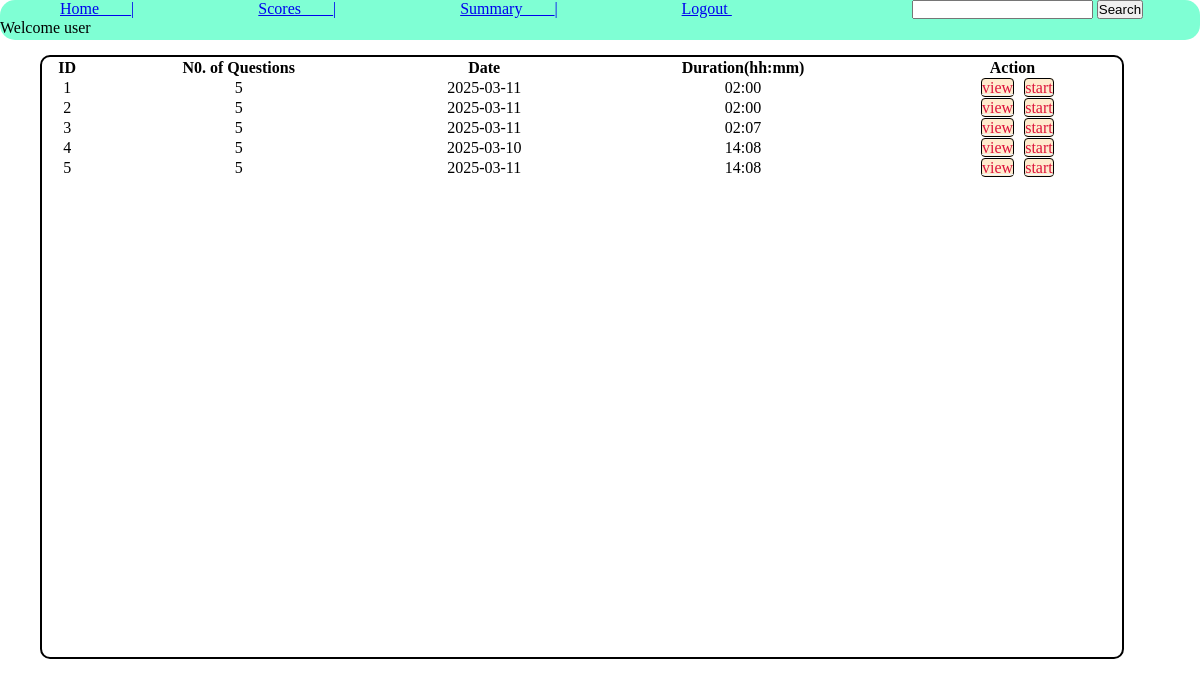
Page /user/1 on the committed database.
### tables this page shows
CREATE TABLE quiz(
    id INTEGER PRIMARY KEY AUTOINCREMENT,
    chapter_id INTEGER,
    date_of_quiz DATE,
    time_duration TIME,
    remarks TEXT,
    FOREIGN KEY(chapter_id) REFERENCES chapter(id)
);

### app.py (the view)
@app.route('/user/<id>')
def user(id):
    rep = get_qz_d()
    return render_template('user.html',u=id,a=rep,x=len(get_qz_d()[1]))

### database.py (called while the page is built)
def get_qz_d():
    con = sqlite3.connect('database.sqlite3')
    cur = con.cursor()
    query="SELECT * FROM quiz"
    cur.execute(query)
    f=cur.fetchall()
    query = f"SELECT COUNT(id),quiz_id FROM question WHERE quiz_id=?"
    l = []
    for a in f:
        cur.execute(query,(a[0],))
        g = cur.fetchall()
        l.append(g)
    con.commit()
    con.close()
    return [f,l]

### templates/user.html (shortened to what this page needs)
<!DOCTYPE html>
<html lang="en">
<head>
</head>
<body>
    <nav>
        <ul>
            <li><a href="/user/{{u[0][0]}}"> Home____|</a></li>
            <li><a href="/scores/{{u[0][0]}}">Scores____|</a></li>
            <li><a href="/summary/{{u[0][0]}}"> Summary____|</a></li>
            <li><a href="/"> Logout </a></li>
            <li id="search"><form action="/search/{{u[0][0]}}" id="insearch" method="post"><input type="search" name="s">
                <button type="submit">Search</button> Welcome user</form></li>
        </ul>
    </nav>
    {%if not search%}
    <div class="table-container">
        <table style="width: 100%;text-align: center;">
            <thead>
                <tr>
                    <th>ID</th>
                    <th>N0. of Questions</th>
                    <th>Date</th>
                    <th>Duration(hh:mm)</th>
                    <th>Action</th>
                </tr>
            </thead>
            {%for i in range(x)%}
            {%if a[1][i][0][0]%}
            <tbody>
                <tr>
                    <td>{{a[0][i][0]}}</td>
                    <td>{{a[1][i][0][0]}}</td>
                    <td>{{a[0][i][2]}}</td>
                    <td>{{a[0][i][3]}}</td>
                    <td><a class="innerbox" href="/view/{{a[0][i][0]}}/{{u[0][0]}}">view</a><a class="innerbox" href="/start_quiz/{{a[0][i][0]}}/{{u[0][0]}}">start</a></td>
                </tr>
            {%endif%}
            {%endfor%}
            </tbody>
        </table>
    </div>
    {%endif%}
</body>
</html>

### templates/user.html (style rules this page uses)
* { margin: 0%; padding: 0%; }
nav { width: 100%; height: 40px; border-radius: 15px; background-color: aquamarine; }
li { margin: 60px; display: inline; }
#search { margin-left: 120px; }
.table-container { width: 90%; margin-left: 40px; margin-top: 15px; border: 2px solid black; border-radius: 10px; height: 600px; }
.innerbox { margin-left: 10px; border: 1px solid black; background-color: blanchedalmond; color: crimson; text-decoration-color: aliceblue; border-radius: 4px; }
#insearch { display: inline; }

### rows in the picture
quiz: id "1", date_of_quiz "2025-03-11", time_duration "02:00"
quiz: id "2", date_of_quiz "2025-03-11", time_duration "02:00"
quiz: id "3", date_of_quiz "2025-03-11", time_duration "02:07"
quiz: id "4", date_of_quiz "2025-03-10", time_duration "14:08"
quiz: id "5", date_of_quiz "2025-03-11", time_duration "14:08"

### other values in the picture
{{ a[1][i][0][0] }} "5" "5" "5" "5" "5"
